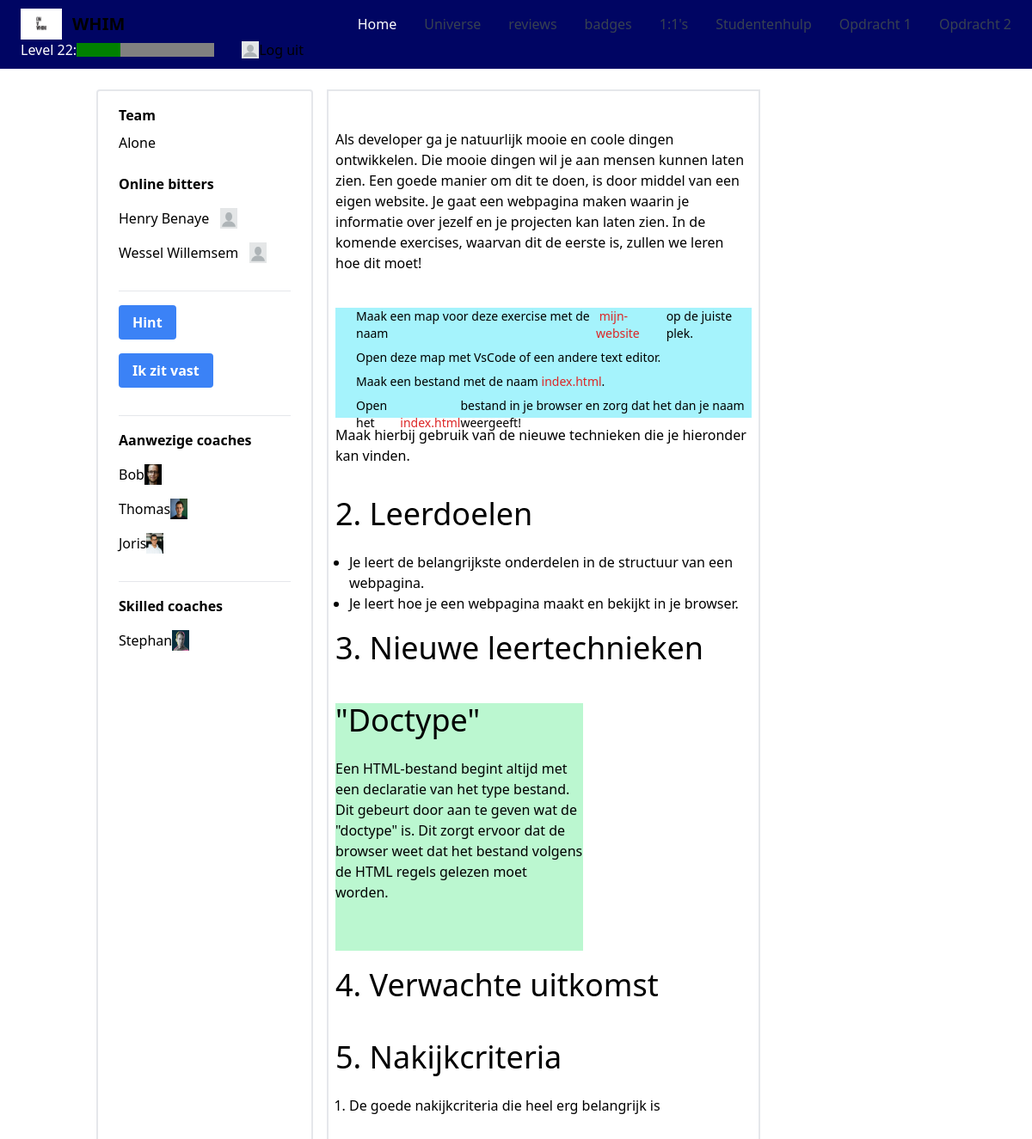
/opdracht1.php, run on the app's committed database.
### tables this page shows
CREATE TABLE `coaches` (
  `id` int(11) NOT NULL,
  `username` varchar(255) NOT NULL,
  `image_url` varchar(255) NOT NULL,
  `available_days` varchar(255) DEFAULT NULL,
  `top_skill` varchar(255) DEFAULT NULL
);

### data.php (the view, shortened to what this page needs)
<?php
require 'database_connect.php';
class data
{
    public function get_coach()
    {
        global $conn;
        return $conn->query('SELECT * FROM coaches')->fetchAll();
    }
    public function get_opdracht($id)
    {
        global $conn;
        $query = $conn->prepare("SELECT opdracht FROM opdrachten WHERE id = ?");
        $query->execute([$id]);
        $data = $query->fetch();
         return  <<<HTML
                    <h1 class="text-4xl mt-5">{$data['opdracht']}</h1><br>
HTML;
    }
    public function availableCoach()
    {
        $coaches = $this->get_coach();
        $currentday = date('l');
        switch ($currentday) {
            case 'Thursday':
                $checkAvailable = 'do';
                break;
        }
        foreach ($coaches as $coach) {
            if (strpos($coach['available_days'], $checkAvailable) !== false) {
                echo "<li class='inline-flex mb-4 whitespace-pre-wrap'>" . $coach['username'];
                echo "<img src=" . $coach['image_url'] . " height='20' width='20'></li><br>";
            }
        }
    }
    public function skilledCoach()
    {
        $excersizeSkill = "front-end";
        $coaches = $this->get_coach();
        foreach ($coaches as $coach) {
            if ($coach['top_skill'] == $excersizeSkill) {
                echo "<li class='inline-flex mb-4 whitespace-pre-wrap'>" . $coach['username'];
                echo "<img src=" . $coach['image_url'] . " height='20' width='20'></li><br>";
            }
        }
    }
}

### data on the page
coaches: username "Bob", image_url (picture)
coaches: username "Thomas", image_url (picture)
coaches: username "Joris", image_url (picture)
coaches: username "Stephan", image_url (picture)
